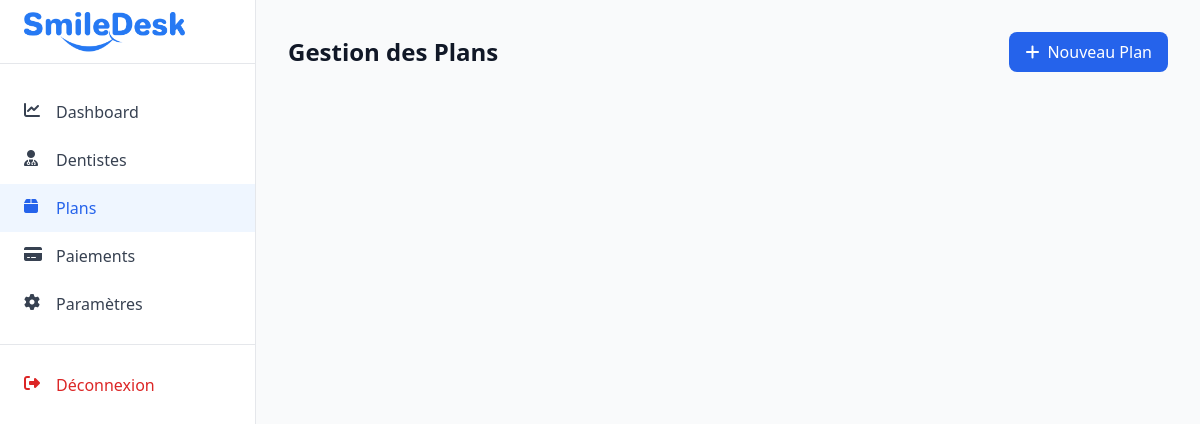
Page /admin/plans.php (signed in) on the earlier database version.
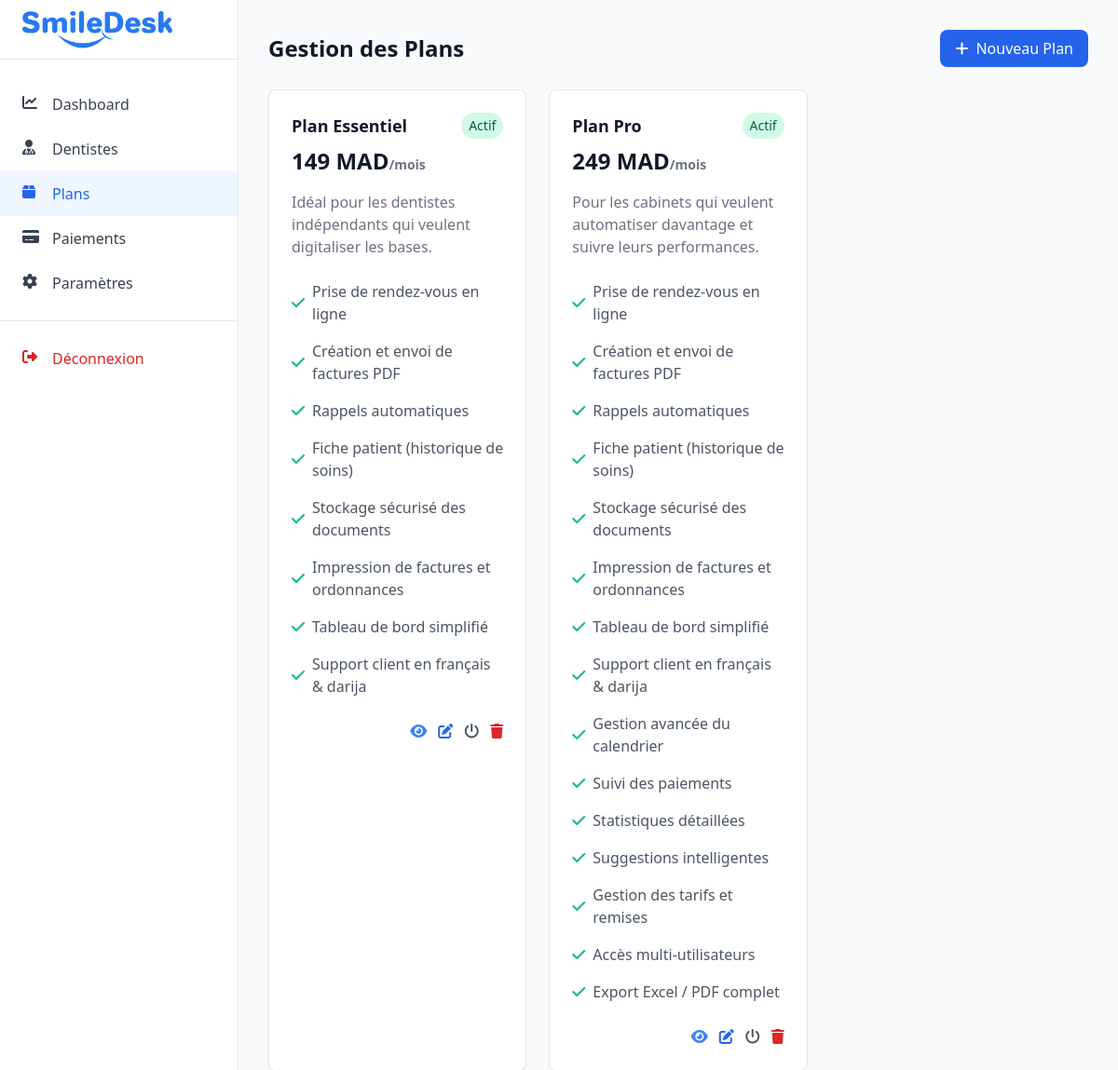
Same page on the later database version.
### tables this page shows
CREATE TABLE `subscription_plans` (
  `id` int(11) NOT NULL,
  `name` varchar(100) NOT NULL,
  `description` text DEFAULT NULL,
  `duration_months` int(11) NOT NULL,
  `price` decimal(10,2) NOT NULL,
  `features` longtext DEFAULT NULL CHECK (json_valid(`features`)),
  `is_active` tinyint(1) DEFAULT 1,
  `created_at` timestamp NULL DEFAULT current_timestamp()
);

### admin/plans.php (the view, shortened to what this page needs)
<?php
require_once '../dashboard/config/database.php';
$plans = $pdo->query("SELECT * FROM subscription_plans ORDER BY price ASC")->fetchAll();
?>
<!DOCTYPE html>
<html lang="fr">
<head>
    <link href="https://cdn.jsdelivr.net/npm/tailwindcss@2.2.19/dist/tailwind.min.css" rel="stylesheet">
    <link rel="stylesheet" href="https://cdnjs.cloudflare.com/ajax/libs/font-awesome/6.4.0/css/all.min.css">
</head>
<body class="bg-gray-50">
    <div class="flex h-screen">
        <?php include 'includes/sidebar.php'; ?>
        <main class="ml-64 flex-1 p-8">
            <div class="flex justify-between items-center mb-6">
                <h1 class="text-2xl font-semibold text-gray-900">Gestion des Plans</h1>
                <button onclick="openPlanModal()" class="bg-blue-600 text-white px-4 py-2 rounded-lg hover:bg-blue-700">
                    <i class="fas fa-plus mr-2"></i>Nouveau Plan
                </button>
            </div>
            <div class="grid grid-cols-1 md:grid-cols-2 lg:grid-cols-3 gap-6">
                <?php foreach ($plans as $plan): ?>
                    <div class="bg-white rounded-lg shadow-sm border border-gray-200">
                        <div class="p-6">
                            <div class="flex justify-between items-start">
                                <h3 class="text-lg font-semibold text-gray-900"><?= htmlspecialchars($plan['name']) ?></h3>
                                <span class="inline-flex px-2 py-1 text-sm rounded-full <?= $plan['is_active'] ? 'bg-green-100 text-green-800' : 'bg-red-100 text-red-800' ?>">
                                    <?= $plan['is_active'] ? 'Actif' : 'Inactif' ?>
                                </span>
                            </div>
                            <p class="mt-2 text-2xl font-bold text-gray-900">
                                <?= number_format($plan['price'], 0, '', ' ') ?> MAD<span class="text-sm text-gray-500">/mois</span>
                            </p>
                            <p class="mt-4 text-gray-500"><?= htmlspecialchars($plan['description']) ?></p>
                            <div class="mt-6 space-y-4">
                                <?php
                                $features = json_decode($plan['features'], true);
                                if (is_array($features)):
                                    foreach ($features as $feature):
                                ?>
                                    <div class="flex items-center">
                                        <i class="fas fa-check text-green-500 mr-2"></i>
                                        <span class="text-gray-600"><?= htmlspecialchars($feature) ?></span>
                                    </div>
                                <?php
                                    endforeach;
                                endif;
                                ?>
                            </div>
                            <div class="mt-6 flex justify-end space-x-3">
                                <button onclick="viewPlan(<?= $plan['id'] ?>)" class="text-blue-500 hover:text-blue-700" title="Voir">
                                    <i class="fas fa-eye"></i>
                                </button>
                                <button onclick="editPlan(<?= $plan['id'] ?>)" class="text-blue-600 hover:text-blue-800" title="Modifier">
                                    <i class="fas fa-edit"></i>
                                </button>
                                <button onclick="togglePlanStatus(<?= $plan['id'] ?>)" class="text-gray-600 hover:text-gray-800" title="Activer/Désactiver">
                                    <i class="fas fa-power-off"></i>
                                </button>
                                <button onclick="deletePlan(<?= $plan['id'] ?>)" class="text-red-600 hover:text-red-800" title="Supprimer">
                                    <i class="fas fa-trash"></i>
                                </button>
                            </div>
                        </div>
                    </div>
                <?php endforeach; ?>
            </div>
        </main>
    </div>
</body>
</html>

Differences in the rows shown:
added subscription_plans: name "Plan Essentiel", is_active "Actif", price "149", description "Idéal pour les dentistes indépendants qui veulent digitaliser les bases.", features "Prise de rendez-vous en ligne", features "Création et envoi de factures PDF", features "Rappels automatiques", features "Fiche patient (historique de soins)", features "Stockage sécurisé des documents", features "Impression de factures et ordonnances", features "Tableau de bord simplifié", features "Support client en français & darija"
added subscription_plans: name "Plan Pro", is_active "Actif", price "249", description "Pour les cabinets qui veulent automatiser davantage et suivre leurs performances.", features "Prise de rendez-vous en ligne", features "Création et envoi de factures PDF", features "Rappels automatiques", features "Fiche patient (historique de soins)", features "Stockage sécurisé des documents", features "Impression de factures et ordonnances", features "Tableau de bord simplifié", features "Support client en français & darija", features "Gestion avancée du calendrier", features "Suivi des paiements", features "Statistiques détaillées", features "Suggestions intelligentes", features "Gestion des tarifs et remises", features "Accès multi-utilisateurs", features "Export Excel / PDF complet"
